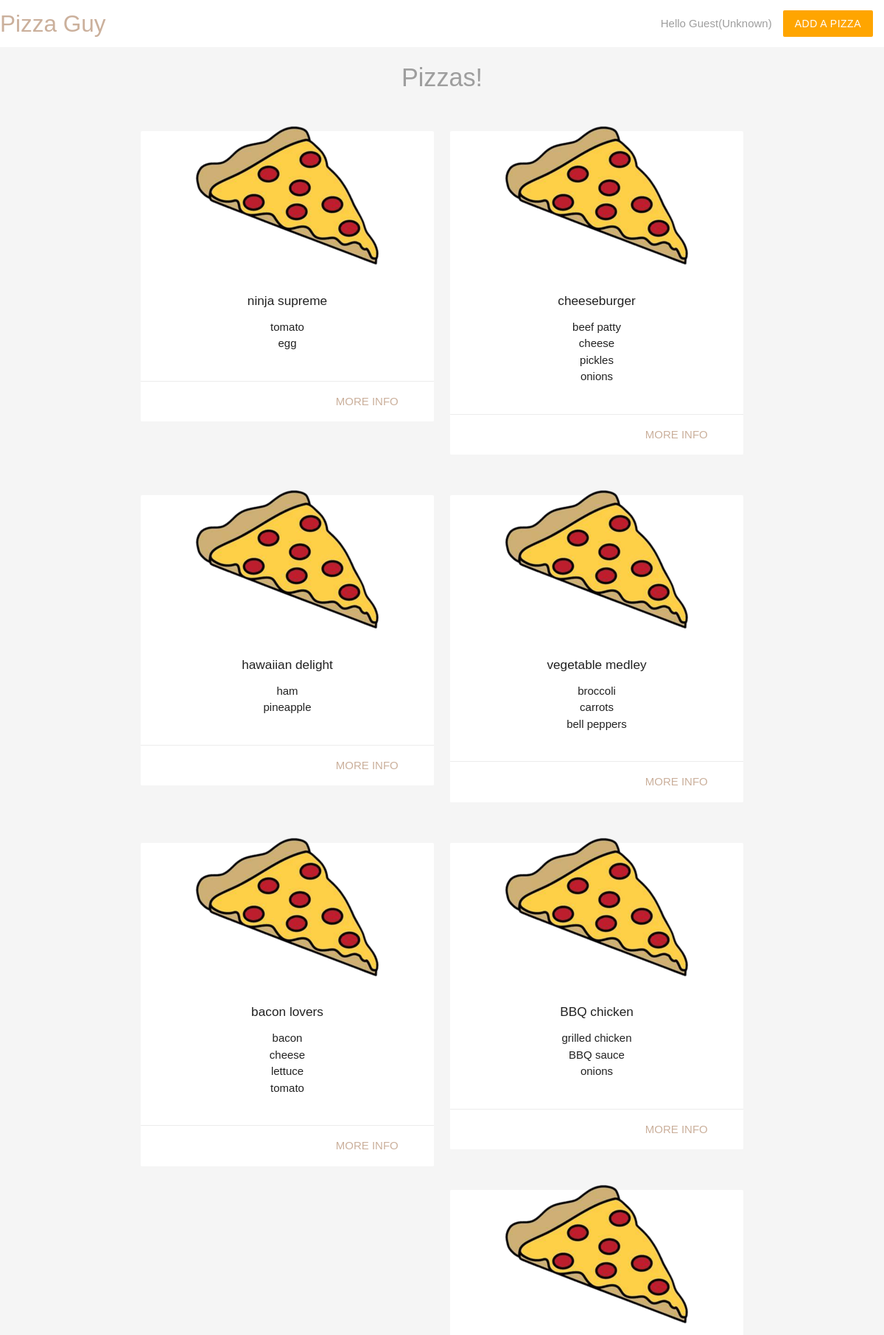
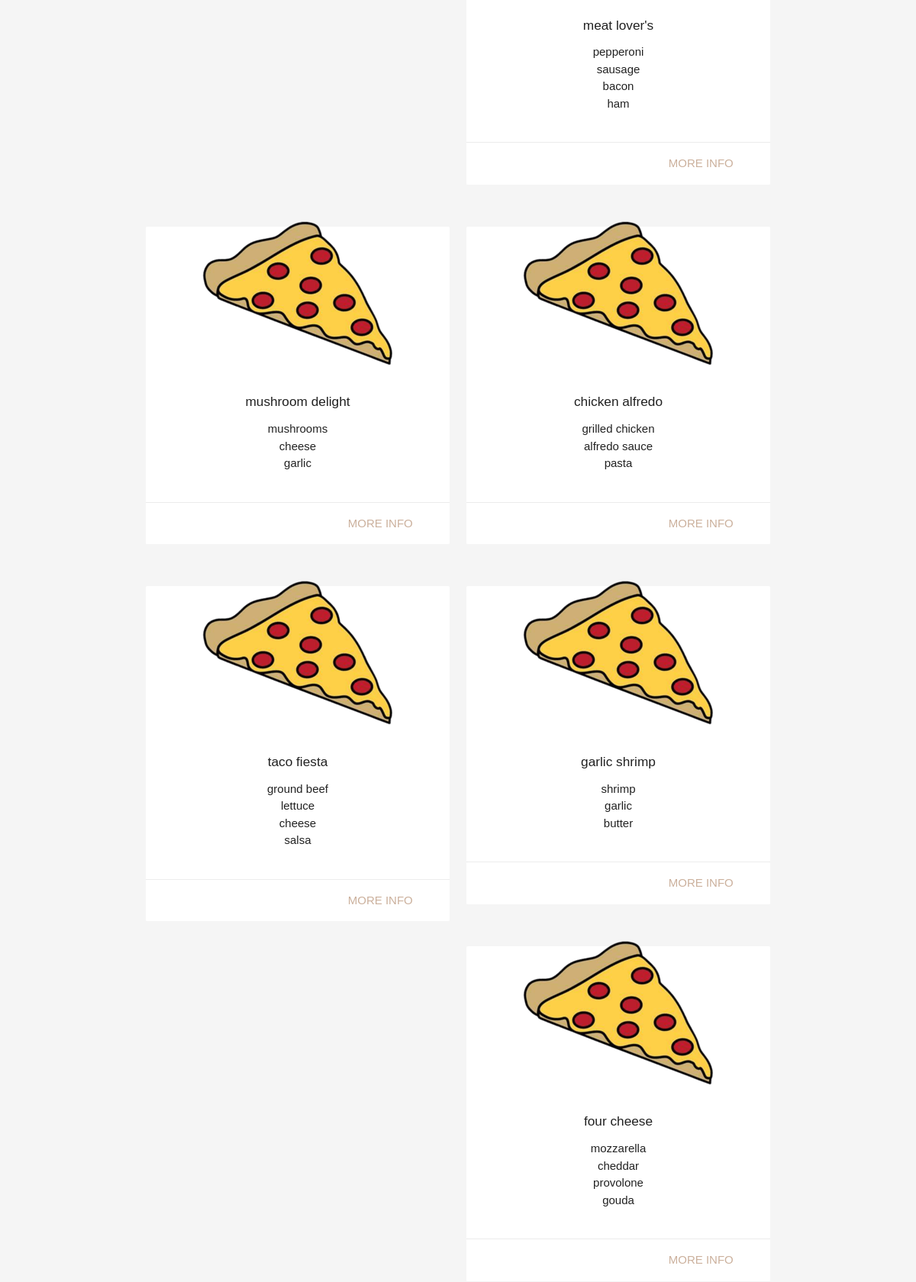
The page / (upper part) on the database its author committed (2 pictures, top to bottom).
### tables this page shows
CREATE TABLE `pizzas` (
  `id` int(11) NOT NULL,
  `title` varchar(255) NOT NULL,
  `ingredients` varchar(255) NOT NULL,
  `email` varchar(255) NOT NULL,
  `created_at` timestamp NOT NULL DEFAULT current_timestamp()
);

### index.php (the view, shortened to what this page needs)
<?php
include('./db_connect.php');
$sql = 'SELECT title, ingredients, id FROM pizzas';
$result = mysqli_query($conn, $sql);
$pizzas = mysqli_fetch_all($result, MYSQLI_ASSOC);
?>
<!DOCTYPE html>
<html>
<?php include('./header.php'); ?>
<h4 class="center grey-text">Pizzas!</h4>
<div class="container">
    <div class="row">
        <?php foreach ($pizzas as $pizza) : ?>
        <div class="col s6 md3">
            <div class="card z-depth-0">
                <img src="./pizza.png" class="pizza">
                <div class="card-content center">
                    <h6><?php echo htmlspecialchars($pizza['title']); ?></h6>
                    <ul>
                        <?php foreach (explode(',', $pizza['ingredients']) as $ing) : ?>
                        <li><?php echo htmlspecialchars($ing); ?></li>
                        <?php endforeach ?>
                    </ul>
                </div>
                <div class="card-action right-align">
                    <a href="details.php?id=<?php echo $pizza['id'] ?>" class="brand-text">more info</a>
                </div>
            </div>
        </div>
        <?php endforeach; ?>
    </div>
</div>
<?php include('./footer.php'); ?>
</html>

### header.php (shortened to what this page needs)
<?php
$name = $_SESSION['name'] ?? 'Guest';
$gender = $_COOKIE['gender'] ?? 'Unknown';
?>
<head>
    <link rel="stylesheet" href="https://cdnjs.cloudflare.com/ajax/libs/materialize/1.0.0/css/materialize.min.css">
</head>
<body class="grey lighten-4">
    <nav class="white z-depth-0">
        <div class="div.container">
            <a href="#" class="brand-logo brand-text">Pizza Guy</a>
            <ul id="nav-mobile" class="right hide-on-small-and-down">
                <li class="grey-text">Hello <?php echo htmlspecialchars($name) ?></li>
                <li class="grey-text"> (<?php echo htmlspecialchars($gender) ?>)</li>
                <li><a href="add.php" class="btn brand z-depth-0">Add a Pizza</a></li>
            </ul>
        </div>
    </nav>

### footer.php (shortened to what this page needs)
</body>

### header.php (style rules this page uses)
body { font-family: Arial, Helvetica, sans-serif; }
.brand { background-color: orange !important; }
.brand-text { color: #cbb09c !important; }
h4 { text-align: center; color: #333; }
.pizza { margin: 40px auto -30px; display: block; position: relative; top: -20px; }

### rows shown on the page
pizzas: title "ninja supreme", ingredients "tomato", ingredients "egg"
pizzas: title "cheeseburger", ingredients "beef patty", ingredients "cheese", ingredients "pickles", ingredients "onions"
pizzas: title "hawaiian delight", ingredients "ham", ingredients "pineapple"
pizzas: title "vegetable medley", ingredients "broccoli", ingredients "carrots", ingredients "bell peppers"
pizzas: title "bacon lovers", ingredients "bacon", ingredients "cheese", ingredients "lettuce", ingredients "tomato"
pizzas: title "BBQ chicken", ingredients "grilled chicken", ingredients "BBQ sauce", ingredients "onions"
pizzas: title "meat lover's", ingredients "pepperoni", ingredients "sausage", ingredients "bacon", ingredients "ham"
pizzas: title "mushroom delight", ingredients "mushrooms", ingredients "cheese", ingredients "garlic"
pizzas: title "chicken alfredo", ingredients "grilled chicken", ingredients "alfredo sauce", ingredients "pasta"
pizzas: title "taco fiesta", ingredients "ground beef", ingredients "lettuce", ingredients "cheese", ingredients "salsa"
pizzas: title "garlic shrimp", ingredients "shrimp", ingredients "garlic", ingredients "butter"
pizzas: title "four cheese", ingredients "mozzarella", ingredients "cheddar", ingredients "provolone", ingredients "gouda"

### other values the page prints
$name "Guest"
$gender "Unknown"
